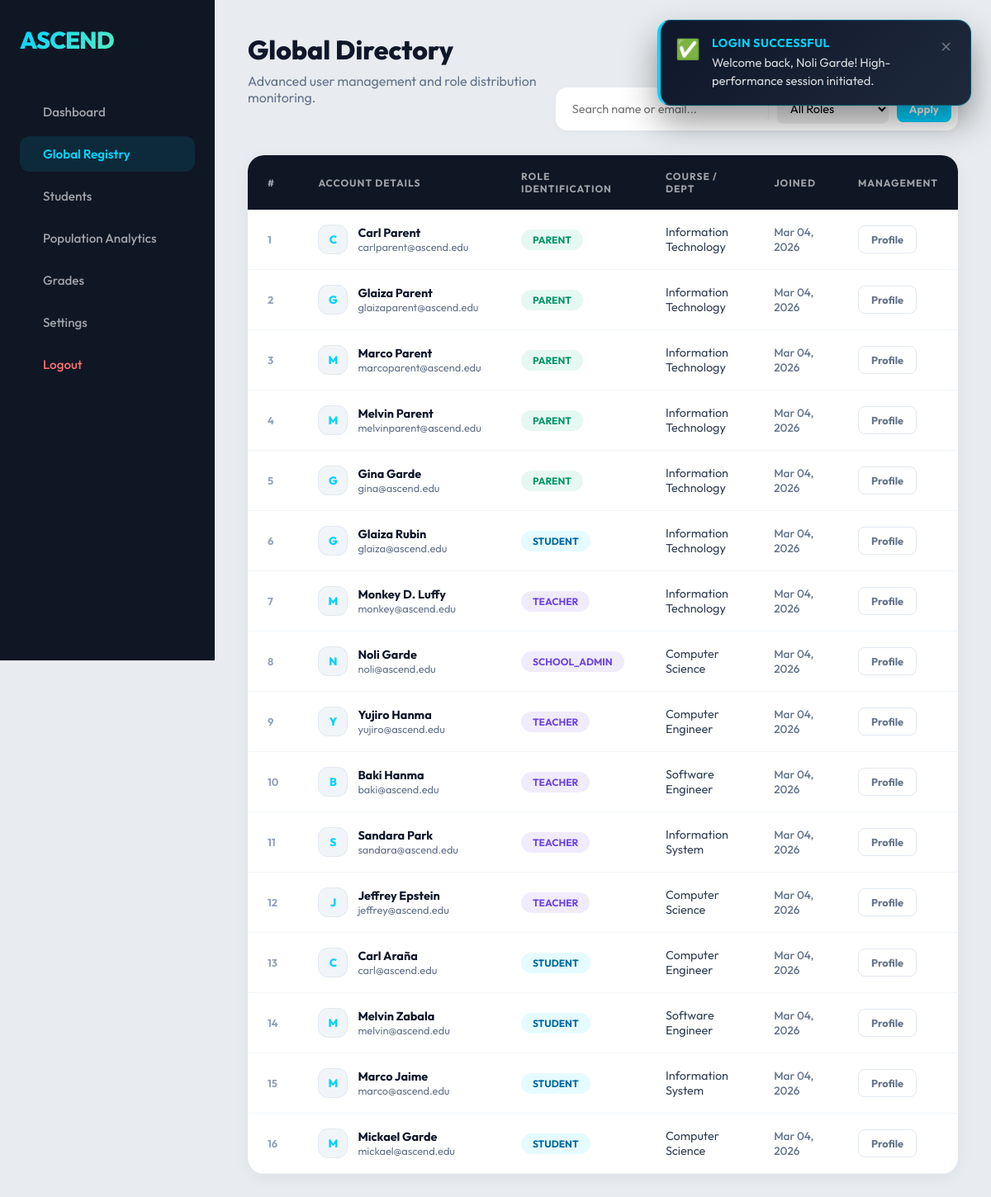
Page /teacher/users.php (signed in) on the committed database.
### tables this page shows
CREATE TABLE `users` (
  `id` int(11) NOT NULL AUTO_INCREMENT,
  `username` varchar(100) NOT NULL,
  `email` varchar(100) NOT NULL,
  `password` varchar(255) NOT NULL,
  `role` enum('student','parent','teacher','guest','faculty','school_admin','registrar','cashier','librarian') DEFAULT NULL,
  `course` varchar(100) DEFAULT NULL,
  `created_at` timestamp NOT NULL DEFAULT current_timestamp(),
  PRIMARY KEY (`id`),
  UNIQUE KEY `email` (`email`)
);

### teacher/users.php (the view, shortened to what this page needs)
<?php
include('../config/db.php');
$search = isset($_GET['search']) ? trim($_GET['search']) : '';
$filter = isset($_GET['filter']) ? trim($_GET['filter']) : 'all';
$sql = "SELECT id, username, email, role, course, created_at FROM users WHERE 1=1";
$sql .= " ORDER BY created_at DESC";
$usersStmt = $conn->prepare($sql);
$usersStmt->execute();
$usersResult = $usersStmt->get_result();
?>
<?php include("../includes/header.php"); ?>
<div class="container">
    <?php include("../includes/sidebar.php"); ?>
    <div class="main-content">
        <div style="display: flex; justify-content: space-between; align-items: flex-end; margin-bottom: 30px;">
            <div>
                <h1>Global Directory</h1>
                <p>Advanced user management and role distribution monitoring.</p>
            </div>
            <form method="GET" class="filter-group">
                <input type="text" name="search" value="<?php echo htmlspecialchars($search); ?>"
                    placeholder="Search name or email...">
                <select name="filter" onchange="this.form.submit()">
                    <option value="all" <?php echo $filter == 'all' ? 'selected' : ''; ?>>All Roles</option>
                </select>
                <button type="submit"
                    style="background: var(--primary); color: white; border: none; padding: 8px 15px; border-radius: 8px; cursor: pointer; font-weight: 700;">
                    Apply
                </button>
            </form>
        </div>
        <div class="table-wrapper">
            <table>
                <thead>
                    <tr>
                        <th>#</th>
                        <th>Account Details</th>
                        <th>Role Identification</th>
                        <th>Course / Dept</th>
                        <th>Joined</th>
                        <th>Management</th>
                    </tr>
                </thead>
                <tbody>
                    <?php
                    $i = 1;
                    while ($u = $usersResult->fetch_assoc()):
                        ?>
                        <tr>
                            <td style="color: #94a3b8; font-size: 0.8rem; font-weight: 700;"><?php echo $i++; ?></td>
                            <td>
                                <div class="user-cell">
                                    <div class="user-avatar-mini"><?php echo strtoupper(substr($u['username'], 0, 1)); ?>
                                    </div>
                                    <div>
                                        <div style="font-weight: 700; color: #0f172a;">
                                            <?php echo htmlspecialchars($u['username']); ?></div>
                                        <div style="font-size: 0.8rem; color: #64748b;">
                                            <?php echo htmlspecialchars($u['email']); ?></div>
                                    </div>
                                </div>
                            </td>
                            <td>
                                <span
                                    class="role-badge role-<?php echo $u['role']; ?>"><?php echo ucfirst($u['role']); ?></span>
                            </td>
                            <td><?php echo htmlspecialchars($u['course'] ?? 'General'); ?></td>
                            <td style="font-size: 0.85rem; color: #64748b; font-weight: 500;">
                                <?php echo date('M d, Y', strtotime($u['created_at'])); ?>
                            </td>
                            <td>
                                <a href="#" class="btn-view-profile">
                                    <i class="ph ph-user-focus"></i> Profile
                                </a>
                            </td>
                        </tr>
                    <?php endwhile; ?>
                </tbody>
            </table>
        </div>
    </div>
</div>
<?php include("../includes/footer.php"); ?>

### assets/css/style.css (style rules this page uses)
:root { --primary: #00d2ff; --secondary: #92fe9d; --accent: #6e45e2; --dark: #070b14; --darker: #04070d; --light: #f8fafc; --glass: rgba(255, 255, 255, 0.05); --glass-border: rgba(255, 255, 255, 0.1); --sidebar-width: 260px; }
* { margin: 0; padding: 0; box-sizing: border-box; font-family: 'Outfit', sans-serif; }
body { background: #e8ecf0; color: #1e293b; min-height: 100vh; overflow-x: hidden; }
.container { display: flex; width: 100%; }
.main-content { flex: 1; margin-left: var(--sidebar-width); padding: 40px; }
.main-content h1 { font-size: 2rem; font-weight: 800; color: #0f172a; margin-bottom: 8px; }
.main-content p { color: #64748b; margin-bottom: 30px; }

### teacher/users.php (style rules this page uses)
.table-wrapper { background: #fff; border-radius: 20px; overflow: hidden; box-shadow: 0 4px 20px rgba(0, 0, 0, .05); margin-top: 20px; }
table { width: 100%; border-collapse: collapse; }
thead { background: #0f1624; }
thead th { padding: 18px 24px; text-align: left; font-size: .75rem; font-weight: 700; color: rgba(255, 255, 255, .6); text-transform: uppercase; letter-spacing: 1px; }
tbody tr { border-bottom: 1px solid #f1f5f9; transition: background .15s; }
td { padding: 18px 24px; font-size: .9rem; color: #334155; vertical-align: middle; }
.user-cell { display: flex; align-items: center; gap: 12px; }
.user-avatar-mini { width: 36px; height: 36px; border-radius: 12px; background: #f1f5f9; border: 1px solid #e2e8f0; display: flex; align-items: center; justify-content: center; font-size: .85rem; font-weight: 800; color: var(--primary); }
.role-badge { display: inline-flex; align-items: center; padding: 5px 14px; border-radius: 30px; font-size: .75rem; font-weight: 700; text-transform: uppercase; }
.role-student { background: rgba(0, 210, 255, 0.1); color: #0369a1; }
.role-teacher, .role-faculty, .role-school_admin { background: rgba(110, 69, 226, 0.1); color: #6e45e2; }
.role-parent { background: rgba(16, 185, 129, 0.1); color: #059669; }
.btn-view-profile { padding: 8px 15px; border-radius: 8px; border: 1px solid #e2e8f0; background: white; color: #64748b; font-size: 0.8rem; font-weight: 700; text-decoration: none; transition: 0.2s; }
.filter-group { display: flex; gap: 10px; align-items: center; background: white; padding: 8px; border-radius: 14px; box-shadow: 0 2px 10px rgba(0, 0, 0, 0.03); }
.filter-group input, .filter-group select { border: none; padding: 8px 12px; font-family: inherit; font-size: 0.9rem; outline: none; border-radius: 8px; }
.filter-group input { border-right: 1px solid #f1f5f9; width: 250px; }

### rows in the picture
users: username "C", username "Carl Parent", email "carlparent@ascend.edu", role "PARENT", course "Information Technology", created_at "Mar 04, 2026"
users: username "G", username "Glaiza Parent", email "glaizaparent@ascend.edu", role "PARENT", course "Information Technology", created_at "Mar 04, 2026"
users: username "M", username "Marco Parent", email "marcoparent@ascend.edu", role "PARENT", course "Information Technology", created_at "Mar 04, 2026"
users: username "M", username "Melvin Parent", email "melvinparent@ascend.edu", role "PARENT", course "Information Technology", created_at "Mar 04, 2026"
users: username "G", username "Gina Garde", email "gina@ascend.edu", role "PARENT", course "Information Technology", created_at "Mar 04, 2026"
users: username "G", username "Glaiza Rubin", email "glaiza@ascend.edu", role "STUDENT", course "Information Technology", created_at "Mar 04, 2026"
users: username "M", username "Monkey D. Luffy", email "monkey@ascend.edu", role "TEACHER", course "Information Technology", created_at "Mar 04, 2026"
users: username "N", username "Noli Garde", email "noli@ascend.edu", role "SCHOOL_ADMIN", course "Computer Science", created_at "Mar 04, 2026"
users: username "Y", username "Yujiro Hanma", email "yujiro@ascend.edu", role "TEACHER", course "Computer Engineer", created_at "Mar 04, 2026"
users: username "B", username "Baki Hanma", email "baki@ascend.edu", role "TEACHER", course "Software Engineer", created_at "Mar 04, 2026"
users: username "S", username "Sandara Park", email "sandara@ascend.edu", role "TEACHER", course "Information System", created_at "Mar 04, 2026"
users: username "J", username "Jeffrey Epstein", email "jeffrey@ascend.edu", role "TEACHER", course "Computer Science", created_at "Mar 04, 2026"
users: username "C", username "Carl Araña", email "carl@ascend.edu", role "STUDENT", course "Computer Engineer", created_at "Mar 04, 2026"
users: username "M", username "Melvin Zabala", email "melvin@ascend.edu", role "STUDENT", course "Software Engineer", created_at "Mar 04, 2026"
users: username "M", username "Marco Jaime", email "marco@ascend.edu", role "STUDENT", course "Information System", created_at "Mar 04, 2026"
users: username "M", username "Mickael Garde", email "mickael@ascend.edu", role "STUDENT", course "Computer Science", created_at "Mar 04, 2026"

### other values in the picture
$flash "Welcome back, Noli Garde! High-performance session initiated."
